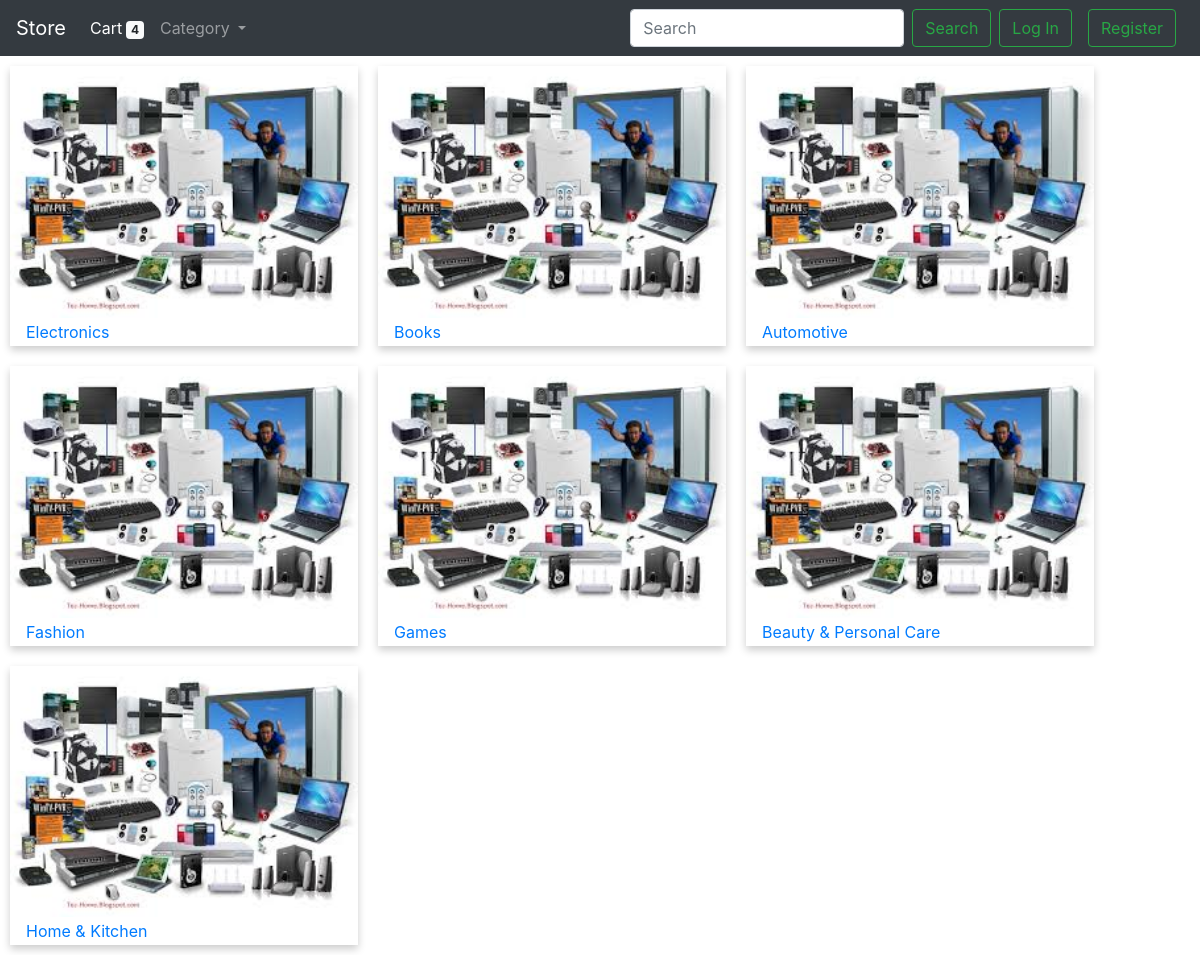
The app's page / (signed in) with its own data.
### store/models.py (models this page shows, shortened)
class Category(models.Model):
    name = models.CharField(max_length=64)
    image = models.ImageField(blank=True, null=True)

### store/views.py (the view)
# urls.py: path("", views.index, name="index"),
def index(request):
    category = Category.objects.all()
    items_in_cart = Cart.objects.filter(user=request.user)
    context = {
        "category": category,
        "no_of_items": len(items_in_cart),
    }
    return render(request, 'store/index.html', context)

### store/templates/store/index.html (shortened to what this page needs)
{% extends "store/layout.html" %}
{% load static %}
    {% block content %}
        {% for i in category %}
            <div class="card-container">
                <img src="{{i.image.url}}" alt="Category_image">
                <div class="card-info">
                    <a href="{% url 'products' i.id %}">{{ i.name }}</a>
                </div>
            </div>
        {% endfor%}
    {% endblock %}

### store/templates/store/layout.html (shortened to what this page needs)
{% load static %}
<!doctype html>
<html lang="en">
  <head>
    <link rel="stylesheet" href="{% static 'style.css' %}">
    <link rel="stylesheet" href="https://maxcdn.bootstrapcdn.com/bootstrap/4.0.0/css/bootstrap.min.css">
  </head>
  <body>
    {% include "components/navbar.html" %}
        {% block content %}
        {% endblock %}
  </body>
</html>

### store/templates/components/navbar.html (shortened to what this page needs)
<nav class="navbar navbar-expand-lg navbar-dark bg-dark">
  <a class="navbar-brand" href="#">Store</a>
  <ul class="navbar-nav mr-auto">
    <li class="nav-item active">
      <a class="nav-link" href="{% url 'cart' %}">Cart<span id="no-items" class="badge badge-light ml-1">{{no_of_items}}</span></a>
    </li>
  </ul>
  <div class="collapse navbar-collapse" id="navbarSupportedContent">
    <ul class="navbar-nav mr-auto">
      <li class="nav-item dropdown">
        <a class="nav-link dropdown-toggle" href="#" id="navbarDropdown" role="button" data-toggle="dropdown" aria-haspopup="true" aria-expanded="false">
          Category
        </a>
      </li>
    </ul>
    <form class="form-inline my-2 my-lg-0">
      <input class="form-control mr-sm-2" type="search" placeholder="Search" aria-label="Search">
      <button class="btn btn-outline-success my-2 my-sm-0" type="submit">Search</button>
    </form>
    <button class="btn btn-outline-success m-2 my-sm-0" type="button">Log In</button>
    <button class="btn btn-outline-success m-2 my-sm-0" type="button">Register</button>
  </div>
</nav>

### store/static/style.css (style rules this page uses)
* { box-sizing: border-box; }
.card-container { box-shadow: 0 4px 8px 0 rgba(0, 0, 0, 0.2); transition: 0.3s; width: 29%; float: left; margin: 10px; }
.card-container img { width: 100%; }
.card-info { padding: 2px 16px; }
.card-container:after { content: ""; display: table; clear: both; }

### records on screen
Category: image (picture), name "Electronics"
Category: image (picture), name "Books"
Category: image (picture), name "Automotive"
Category: image (picture), name "Fashion"
Category: image (picture), name "Games"
Category: image (picture), name "Beauty & Personal Care"
Category: image (picture), name "Home & Kitchen"

### other values on screen
{{ no_of_items }} "4"
